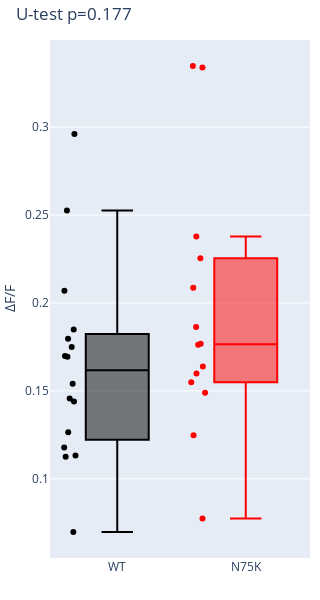

The notebook cell saved with this chart:
### Code cell
wt_amp_df = pd.DataFrame({'FP':np.full(len(wt_max_amp), 'WT'),
                           'amp':wt_max_amp})
mut_amp_df = pd.DataFrame({'FP':np.full(len(mut_max_amp), 'N75K'),
                           'amp':mut_max_amp})
amp_df = pd.concat([wt_amp_df, mut_amp_df], ignore_index=True)


fig = px.box(amp_df, x='FP', y='amp', color='FP', points='all',
             title=f'U-test p={round(amp_u_test[1], 3)}',
             labels={"amp": "ΔF/F", "FP": ""},
             color_discrete_sequence=['#000000', '#ff0000'])

fig.update_layout(height=600, width=300, showlegend=False, margin={'l':0, 'r':10, 't':40, 'b':0})
fig.show()

### Figure 1 — Plotly figure (JSON) as saved in the notebook; plotly's stock layout.template omitted (floating-point values rounded to 4 significant figures)
{"data": [{"alignmentgroup": "True", "boxpoints": "all", "hovertemplate": "=%{x}<br>ΔF/F=%{y}<extra></extra>", "legendgroup": "WT", "marker": {"color": "#000000"}, "name": "WT", "notched": false, "offsetgroup": "WT", "orientation": "v", "showlegend": true, "type": "box", "x": ["WT", "WT", "WT", "WT", "WT", "WT", "WT", "WT", "WT", "WT", "WT", "WT", "WT", "WT", "WT", "WT"], "x0": " ", "xaxis": "x", "y": [0.1541, 0.1457, 0.1749, 0.2962, 0.1694, 0.185, 0.1133, 0.06969, 0.2526, 0.1698, 0.1797, 0.207, 0.1265, 0.1178, 0.1125, 0.1439], "y0": " ", "yaxis": "y"}, {"alignmentgroup": "True", "boxpoints": "all", "hovertemplate": "=%{x}<br>ΔF/F=%{y}<extra></extra>", "legendgroup": "N75K", "marker": {"color": "#ff0000"}, "name": "N75K", "notched": false, "offsetgroup": "N75K", "orientation": "v", "showlegend": true, "type": "box", "x": ["N75K", "N75K", "N75K", "N75K", "N75K", "N75K", "N75K", "N75K", "N75K", "N75K", "N75K", "N75K", "N75K", "N75K"], "x0": " ", "xaxis": "x", "y": [0.1864, 0.1489, 0.2378, 0.2255, 0.1549, 0.334, 0.1599, 0.07741, 0.3349, 0.1762, 0.1768, 0.1639, 0.2086, 0.1247], "y0": " ", "yaxis": "y"}], "layout": {"boxmode": "overlay", "height": 600, "legend": {"title": {"text": ""}, "tracegroupgap": 0}, "margin": {"b": 0, "l": 0, "r": 10, "t": 40}, "showlegend": false, "title": {"text": "U-test p=0.177"}, "width": 300, "xaxis": {"anchor": "y", "categoryarray": ["WT", "N75K"], "categoryorder": "array", "domain": [0, 1], "title": {"text": ""}}, "yaxis": {"anchor": "x", "domain": [0, 1], "title": {"text": "ΔF/F"}}}}
